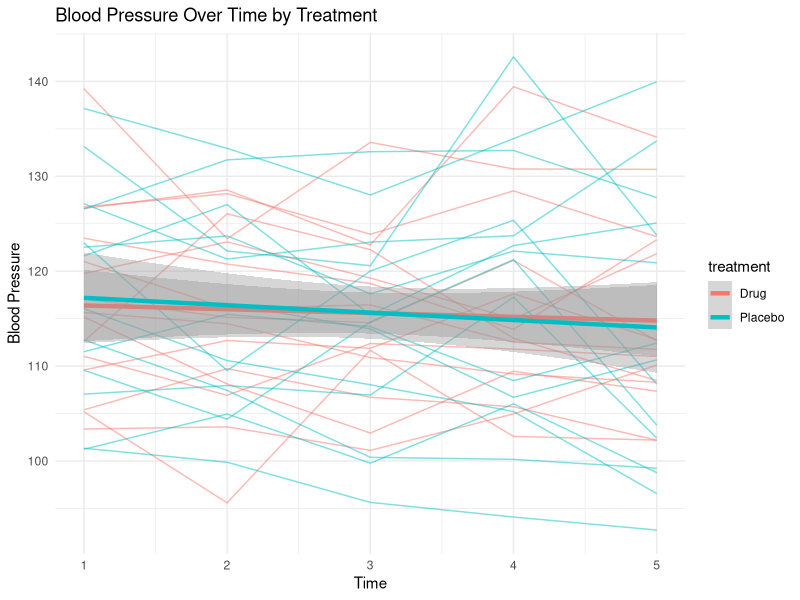
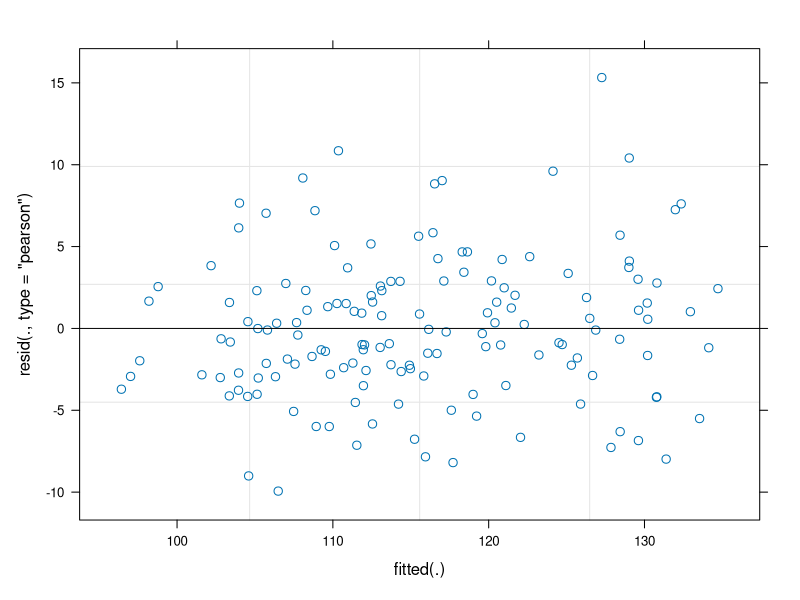
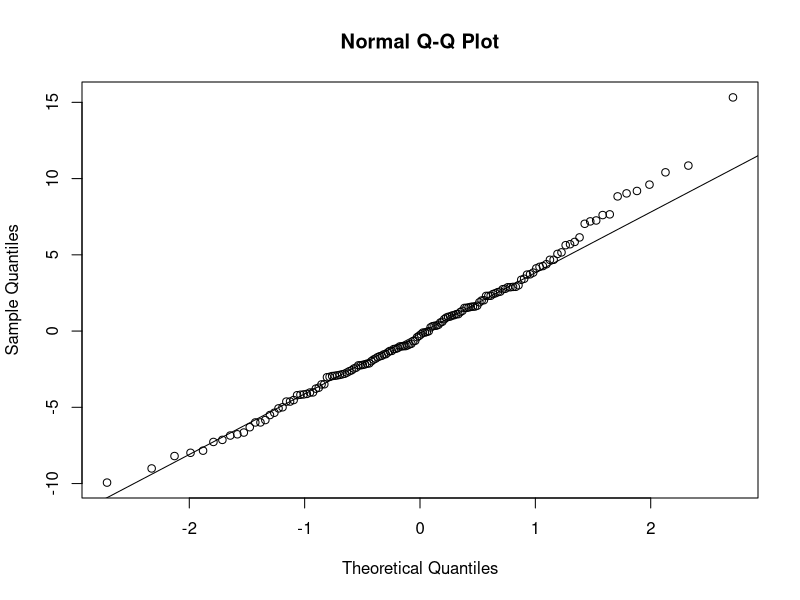

Source code (R) for these figures, in order:
# In relation to mixed effects models.
# CLaude offer this

# Mixed Effects Models in R
# Using the lme4 package

# Install if needed: install.packages("lme4")
library(lme4)
library(ggplot2)

# Example 1: Simple Random Intercept Model
# ==========================================
# Scenario: Testing a drug's effect on blood pressure
# Multiple measurements per patient over time

set.seed(123)
n_patients <- 30
n_measurements <- 5

# Simulate data
data <- data.frame(
  patient_id = rep(1:n_patients, each = n_measurements),
  time = rep(1:n_measurements, times = n_patients),
  treatment = rep(c("Drug", "Placebo"), each = n_measurements * n_patients / 2)
)

# Add patient-specific random intercepts
patient_effects <- rnorm(n_patients, mean = 0, sd = 10)
data$patient_effect <- patient_effects[data$patient_id]

# Generate blood pressure with treatment effect
data$bp <- 120 + # baseline
  -5 * (data$treatment == "Drug") + # drug effect
  -0.5 * data$time + # time trend
  data$patient_effect + # patient variation
  rnorm(nrow(data), 0, 5) # residual noise

# Fit mixed effects model
model1 <- lmer(bp ~ treatment + time + (1 | patient_id), data = data)

# View results
summary(model1)

# Extract fixed effects
fixef(model1)

# Extract random effects (patient-specific intercepts)
head(ranef(model1)$patient_id)

# Compare to naive model (ignoring clustering)
naive_model <- lm(bp ~ treatment + time, data = data)
summary(naive_model)


# Example 2: Random Slope and Intercept Model
# =============================================
# Different patients may respond differently to time

model2 <- lmer(bp ~ treatment + time + (1 + time | patient_id), data = data)
summary(model2)


# Example 3: Nested Data Structure
# ==================================
# Students within classrooms within schools

# Simulate educational data
n_schools <- 10
n_classes_per_school <- 3
n_students_per_class <- 20

edu_data <- expand.grid(
  student_id = 1:n_students_per_class,
  class_id = 1:n_classes_per_school,
  school_id = 1:n_schools
)

edu_data$student_id <- 1:nrow(edu_data)
edu_data$teaching_method <- rep(c("Traditional", "Interactive"),
                                 length.out = nrow(edu_data))

# Generate test scores with nested random effects
school_effects <- rnorm(n_schools, 0, 8)
class_effects <- rnorm(n_schools * n_classes_per_school, 0, 5)

edu_data$test_score <- 70 + # baseline
  10 * (edu_data$teaching_method == "Interactive") + # method effect
  school_effects[edu_data$school_id] + # school variation
  class_effects[edu_data$class_id + (edu_data$school_id - 1) * n_classes_per_school] +
  rnorm(nrow(edu_data), 0, 10) # student variation

# Fit nested model
model3 <- lmer(test_score ~ teaching_method + (1 | school_id/class_id),
               data = edu_data)
summary(model3)


# Visualization
# =============

# Plot individual patient trajectories
ggplot(data, aes(x = time, y = bp, group = patient_id, color = treatment)) +
  geom_line(alpha = 0.5) +
  geom_smooth(aes(group = treatment), method = "lm", se = TRUE, size = 1.5) +
  labs(title = "Blood Pressure Over Time by Treatment",
       x = "Time", y = "Blood Pressure") +
  theme_minimal()

# Model diagnostics
plot(model1)
qqnorm(resid(model1))
qqline(resid(model1))


# Model Comparison
# ================
# Compare models with different random effects structures

model_simple <- lmer(bp ~ treatment + time + (1 | patient_id), data = data)
model_complex <- lmer(bp ~ treatment + time + (1 + time | patient_id), data = data)

# Use AIC/BIC for comparison
AIC(model_simple, model_complex)
BIC(model_simple, model_complex)

# Likelihood ratio test
anova(model_simple, model_complex)
